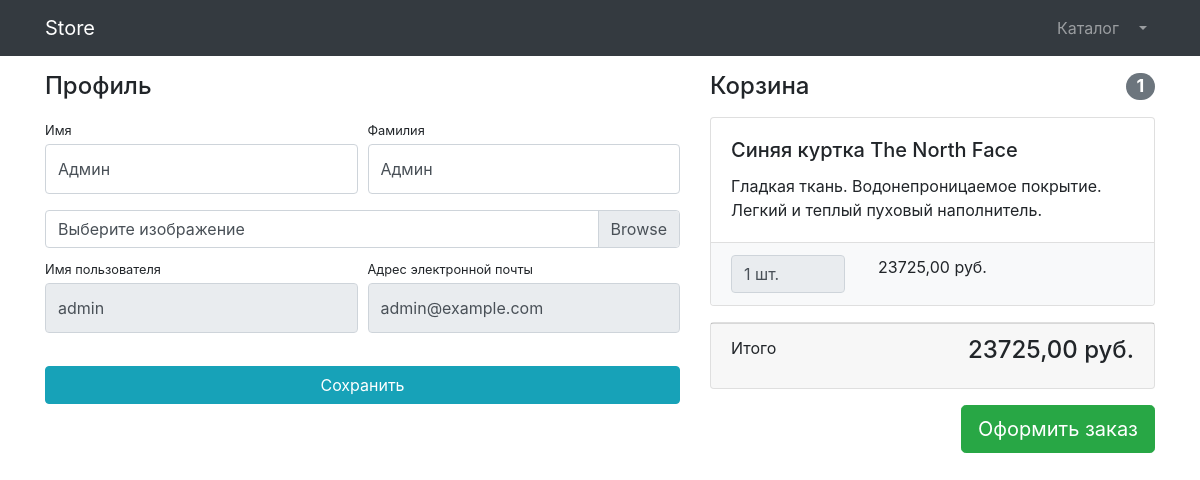
/users/profile/ (signed in), run on the app's committed database.
### users/models.py (models this page shows)
class User(AbstractUser):
    image = models.ImageField(upload_to='users_images', null=True, blank=True)

### products/models.py (models this page shows, shortened)
class Basket(models.Model):
    user = models.ForeignKey(to=User, on_delete=models.CASCADE)
    product = models.ForeignKey(to=Product, on_delete=models.CASCADE)
    quantity = models.PositiveSmallIntegerField(default=0)
    created_timestamp = models.DateTimeField(auto_now_add=True)
    def sum(self):
        return self.product.price * self.quantity

class Product(models.Model):
    name = models.CharField(max_length=256)
    description = models.TextField()
    price = models.DecimalField(max_digits=8, decimal_places=2)
    quantity = models.PositiveIntegerField(default=0)
    image = models.ImageField(upload_to='products_images')
    category = models.ForeignKey(to=ProductCategory, on_delete=models.CASCADE)
    class Meta:
        verbose_name = 'Товар'
        verbose_name_plural = 'Товары'

### users/views.py (the view)
# urls.py: path('profile/', profile, name='profile'),
@login_required
def profile(request):
    if request.method == "POST":
        form = UserProfileForm(instance=request.user, data=request.POST, files=request.FILES)
        if form.is_valid():
            form.save()
            return HttpResponseRedirect(reverse('users:profile'))
    else:
        form = UserProfileForm(instance=request.user)
    baskets = Basket.objects.filter(user=request.user)
    total_sum = 0
    total_quantity = 0
    for basket in baskets:
        total_sum += basket.sum()
        total_quantity += basket.quantity
    context = {
        'title': 'Store - Профиль',
        'form': form,
        'baskets': baskets,
        'total_sum': total_sum,
        'total_quantity': total_quantity,
    }
    return render(request, 'users/profile.html', context)

### users/forms.py
class UserProfileForm(UserChangeForm):
    first_name = forms.CharField(widget=forms.TextInput(attrs={'class': 'form-control py-4'}))
    last_name = forms.CharField(widget=forms.TextInput(attrs={'class': 'form-control py-4'}))
    image = forms.ImageField(widget=forms.FileInput(attrs={'class': 'custom-file-input'}), required=False)
    username = forms.CharField(widget=forms.TextInput(attrs={'class': 'form-control py-4', 'readonly': True}))
    email = forms.CharField(widget=forms.TextInput(attrs={'class': 'form-control py-4', 'readonly': True}))
    class Meta:
        model = User
        fields = ('first_name', 'last_name', 'image', 'username', 'email')

### users/templates/users/profile.html (shortened to what this page needs)
{% extends 'products/base.html' %}
{% load static %}
{% block css %}
<link href="{% static 'vendor/css/profile.css' %}" rel="stylesheet">
{% endblock %}
{% block content %}
<div class="container">
    <div class="row">
        <div class="col-lg-7">
            <h4 class="mt-3 mb-3">Профиль</h4>
            <form action="{% url 'users:profile' %}" method="post" enctype="multipart/form-data">
                <div class="form-row">
                    <div class="col-lg-6">
                        <div class="form-group">
                            <label class="small mb-1" for="{{ form.first_name.id_for_label }}">Имя</label>
                            {{ form.first_name }}
                        </div>
                    </div>
                    <div class="col-lg-6">
                        <div class="form-group">
                            <label class="small mb-1" for="{{ form.last_name.id_for_label }}">Фамилия</label>
                            {{ form.last_name }}
                        </div>
                    </div>
                </div>
                <div class="form-row mb-2">
                    <div class="col-lg-12">
                        <div class="custom-file">
                            <label class="custom-file-label" for="{{ form.image.id_for_label }}">Выберите
                                изображение</label>
                        </div>
                    </div>
                </div>
                <div class="form-row">
                    <div class="col-lg-6">
                        <label class="small mb-1" for="{{ form.username.id_for_label }}">Имя пользователя</label>
                        {{ form.username }}
                    </div>
                    <div class="col-lg-6">
                        <label class="small mb-1" for="{{ form.email.id_for_label }}">Адрес электронной
                            почты</label>
                        {{ form.email }}
                    </div>
                </div>
                <div class="form-row">
                    <div class="col-lg-12" style="margin-top: 33px;">
                        <input class="btn btn-info btn-block" type="submit" value="Сохранить">
                    </div>
                </div>
            </form>
        </div>
        <div class="col-lg-5">
            {% include 'products/baskets.html' %}
        </div>
    </div>
</div>
{% endblock %}

### products/templates/products/baskets.html (shortened to what this page needs)
{% if baskets %}
<h4 class="mt-3 mb-3 d-flex justify-content-between align-items-center mb-3">
    Корзина <span class="badge badge-secondary badge-pill">{{ total_quantity }}</span>
</h4>
{% for basket in baskets %}
<div class="card mb-3">
    <div class="card-body">
        <h5 class="card-title">{{ basket.product.name }}</h5>
        <p class="card-text">{{ basket.product.description }}</p>
    </div>
    <ul class="list-group list-group-flush">
        <li class="list-group-item bg-light">
            <div class="row text-center">
                <div class="col-lg-4">
                    <input readonly name="basketID" type="text" class="form-control"
                           value="{{ basket.quantity}} шт." min="0">
                </div>
                <div class="col-lg-4">{{ basket.sum }} руб.</div>
                <div class="col-lg-4">
                </div>
            </div>
        </li>
    </ul>
</div>
{% endfor %}
<div class="card mb-3">
    <div class="card-footer">
        <p class="float-left">Итого</p>
        <h4 class="float-right">{{ total_sum }} руб.</h4>
    </div>
</div>
<a class="btn btn-success btn-lg float-right" href="../orders/order-create.html">
    Оформить заказ
</a>
{% else %}
<h4 class="mt-3 mb-3 text-center">
    Корзина пуста
</h4>
{% endif %}

### data on the page
User: first_name "Админ", last_name "Админ", username "admin", email "admin@example.com"
Basket: product.name "Синяя куртка The North Face", product.description "Гладкая ткань. Водонепроницаемое покрытие. Легкий и теплый пуховый наполнитель.", basketID "1 шт.", sum "23725,00"

### other printed values
{{ total_quantity }} "1"
{{ total_sum }} "23725,00"
